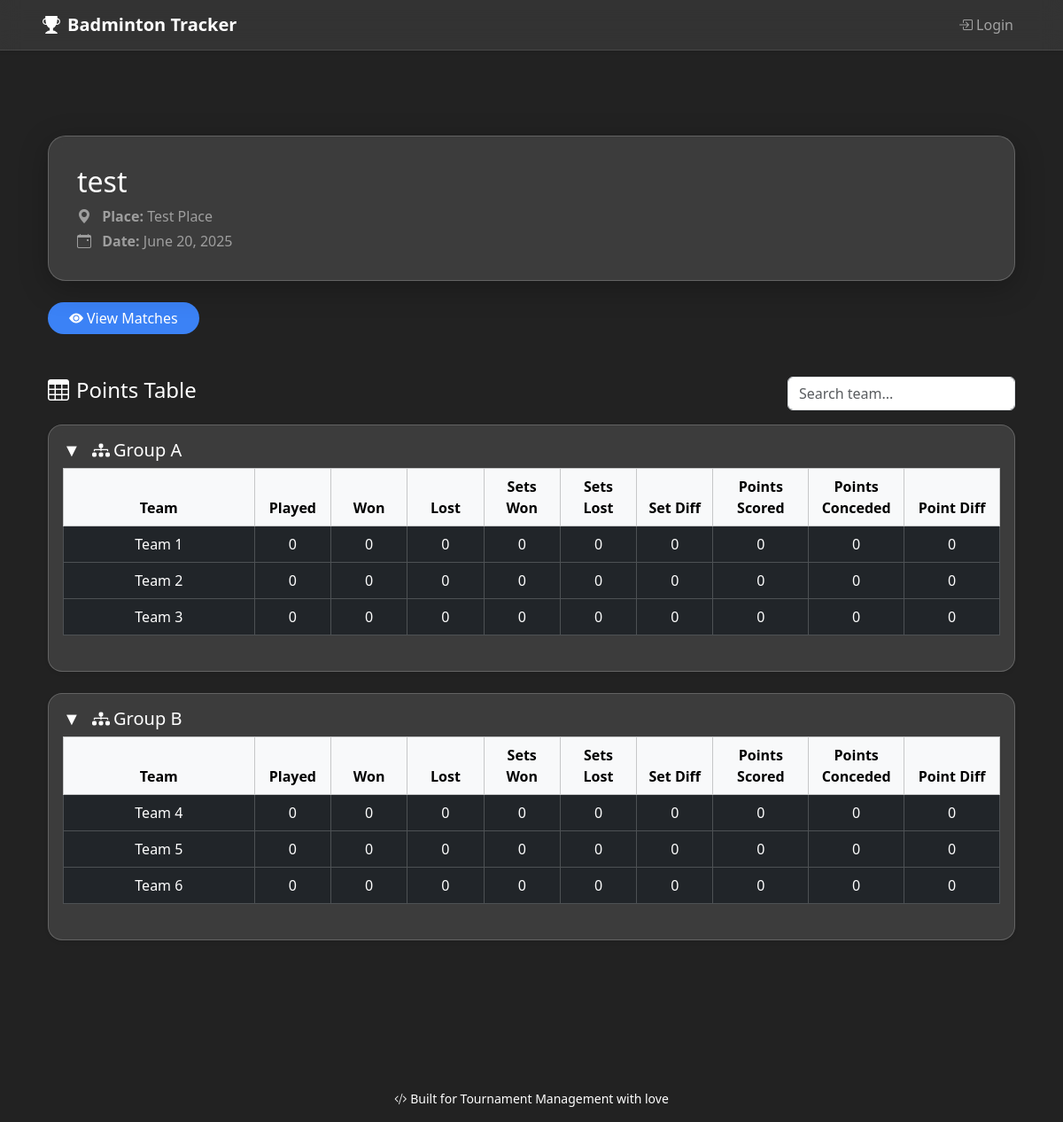
The page /badminton/tournament/2/ on the database as committed earlier.
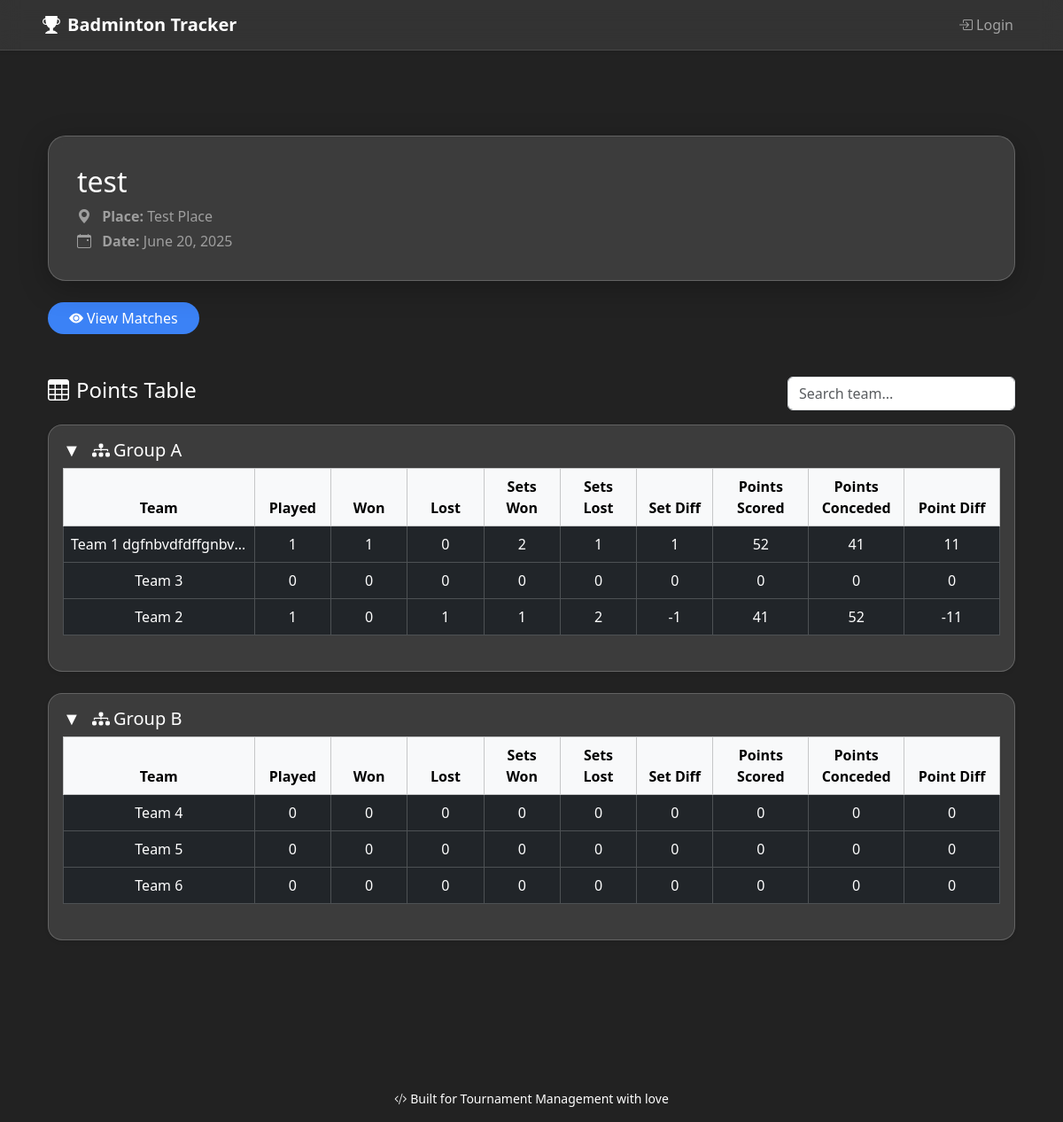
The same page on the database as committed later.
### badminton/models.py (models this page shows, shortened)
class Team(models.Model):
    name = models.CharField(max_length=100)
    group = models.ForeignKey(Group, on_delete=models.CASCADE, related_name='teams')

class Match(models.Model):
    group = models.ForeignKey(Group, on_delete=models.CASCADE)
    court_number = models.PositiveIntegerField()
    team1 = models.ForeignKey(Team, on_delete=models.CASCADE, related_name='team1_matches')
    team2 = models.ForeignKey(Team, on_delete=models.CASCADE, related_name='team2_matches')
    set1_team1 = models.PositiveIntegerField()
    set1_team2 = models.PositiveIntegerField()
    set2_team1 = models.PositiveIntegerField(null=True, blank=True)
    set2_team2 = models.PositiveIntegerField(null=True, blank=True)
    set3_team1 = models.PositiveIntegerField(null=True, blank=True)
    set3_team2 = models.PositiveIntegerField(null=True, blank=True)
    winner = models.ForeignKey(Team, on_delete=models.SET_NULL, null=True, blank=True, related_name='matches_won')
    created_at = models.DateTimeField(auto_now_add=True)
    updated_at = models.DateTimeField(null=True, blank=True)  # Manual updates only

### badminton/views.py (the view)
# urls.py: path('tournament/<int:tournament_id>/', views.tournament_detail, name='tournament_detail'),  # Updated name
def tournament_detail(request, tournament_id):
    tournament = get_object_or_404(Tournament, id=tournament_id)
    groups = Group.objects.filter(tournament=tournament)
    group_data = []
    for group in groups:
        teams = Team.objects.filter(group=group)
        matches = Match.objects.filter(group=group)
        stats = {team.id: {
            'name': team.name,
            'played': 0,
            'won': 0,
            'lost': 0,
            'sets_won': 0,
            'sets_lost': 0,
            'set_diff': 0,
            'points_scored': 0,
            'points_conceded': 0,
            'point_diff': 0,
        } for team in teams}
        for match in matches:
            if match.winner is None:
                continue
            t1, t2 = match.team1, match.team2
            stats[t1.id]['played'] += 1
            stats[t2.id]['played'] += 1
            sets = [(match.set1_team1, match.set1_team2), (match.set2_team1, match.set2_team2)]
            if match.set3_team1 is not None and match.set3_team2 is not None:
                sets.append((match.set3_team1, match.set3_team2))
            t1_sets_won = sum(1 for a, b in sets if a > b)
            t2_sets_won = sum(1 for a, b in sets if b > a)
            stats[t1.id]['sets_won'] += t1_sets_won
            stats[t1.id]['sets_lost'] += t2_sets_won
            stats[t1.id]['set_diff'] += t1_sets_won - t2_sets_won
            stats[t2.id]['sets_won'] += t2_sets_won
            stats[t2.id]['sets_lost'] += t1_sets_won
            stats[t2.id]['set_diff'] += t2_sets_won - t1_sets_won
            for a, b in sets:
                stats[t1.id]['points_scored'] += a
                stats[t1.id]['points_conceded'] += b
                stats[t2.id]['points_scored'] += b
                stats[t2.id]['points_conceded'] += a
            if t1_sets_won > t2_sets_won:
                stats[t1.id]['won'] += 1
                stats[t2.id]['lost'] += 1
            else:
                stats[t2.id]['won'] += 1
                stats[t1.id]['lost'] += 1
        for team_id in stats:
            stats[team_id]['point_diff'] = stats[team_id]['points_scored'] - stats[team_id]['points_conceded']
        sorted_table = sorted(stats.values(), key=lambda x: (-x['won'], -x['set_diff'], -x['point_diff']))
        group_data.append({'group': group.name, 'table': sorted_table})
    return render(request, 'tournament_detail.html', {
        'tournament': tournament,
        'groups': group_data,
        'current_tournament': tournament
    })

### badminton/templates/tournament_detail.html (shortened to what the changed rows need)
{% extends 'base.html' %}
{% load static %}
{% block content %}
<div class="container py-5">
    <div class="glass-card mb-4">
        <div class="d-flex flex-column flex-md-row justify-content-between align-items-start align-items-md-center flex-wrap gap-2">
            <div>
                <h2 class="text-white mb-2">{{ tournament.name }}</h2>
            </div>
        </div>
    </div>
    {% for group in groups %}
        <div class="glass-card mb-4 p-3 rounded-4 shadow-sm group-block" data-group="{{ group.group }}">
            <div class="d-flex justify-content-between align-items-center mb-2 group-header" onclick="toggleGroup('{{ group.group }}')" style="cursor: pointer;">
                <h5 class="text-white mb-0">
                    <span id="arrow-{{ group.group }}" class="me-2">▼</span>
                    <i class="bi bi-diagram-3-fill me-1"></i>Group {{ group.group }}
                </h5>
            </div>
            <div id="group-{{ group.group }}" class="group-table">
                <div class="table-responsive d-none d-md-block mb-4">
                    <table class="table table-dark table-hover table-bordered text-center align-middle mb-0 table-fixed">
                        <thead class="table-light text-dark">
                            <tr>
                                <th style="width: 20%;">Team</th>
                                <th style="width: 8%;">Played</th>
                                <th style="width: 8%;">Won</th>
                                <th style="width: 8%;">Lost</th>
                                <th style="width: 8%;">Sets Won</th>
                                <th style="width: 8%;">Sets Lost</th>
                                <th style="width: 8%;">Set Diff</th>
                                <th style="width: 10%;">Points Scored</th>
                                <th style="width: 10%;">Points Conceded</th>
                                <th style="width: 10%;">Point Diff</th>
                            </tr>
                        </thead>
                        <tbody>
                            {% for team in group.table %}
                                <tr>
                                    <td class="team-name truncate">{{ team.name }}</td>
                                    <td>{{ team.played }}</td>
                                    <td>{{ team.won }}</td>
                                    <td>{{ team.lost }}</td>
                                    <td>{{ team.sets_won }}</td>
                                    <td>{{ team.sets_lost }}</td>
                                    <td>{{ team.set_diff }}</td>
                                    <td>{{ team.points_scored }}</td>
                                    <td>{{ team.points_conceded }}</td>
                                    <td>{{ team.point_diff }}</td>
                                </tr>
                            {% empty %}
                                <tr>
                                    <td colspan="10" class="text-muted">
                                        <i class="bi bi-exclamation-circle-fill me-1"></i>No data yet.
                                    </td>
                                </tr>
                            {% endfor %}
                        </tbody>
                    </table>
                </div>
            </div>
        </div>
    {% endfor %}
</div>
{% endblock %}

Rows that differ between the two databases and show on the page:
no longer on this page (row edited): Team: name "Team 1"
no longer on this page (row unchanged): Team: name "Team 2"
added Match: name "Team 1 dgfnbvdfdffgnbv…", played "1", won "1", lost "0", sets_won "2", sets_lost "1", set_diff "1", points_scored "52", points_conceded "41", point_diff "11", name "Team 2", won "0", lost "1", sets_won "1", sets_lost "2", set_diff "-1", points_scored "41", points_conceded "52", point_diff "-11"
Other text that changed with them:
list line gone: "0 0 0 0 0 0 0 0 0 0 0 0 0 0 0 0 0 0"
